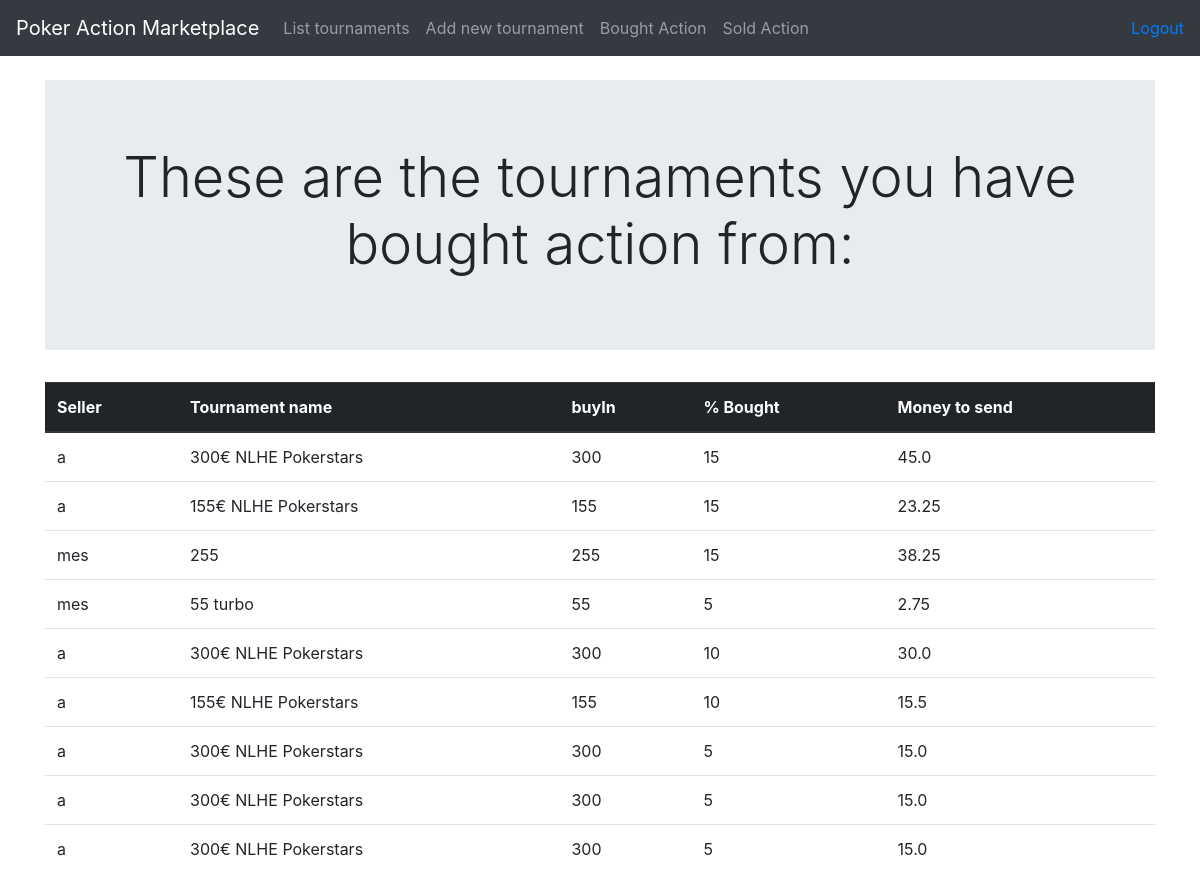
Page /tournaments/bought (signed in) on the earlier database version.
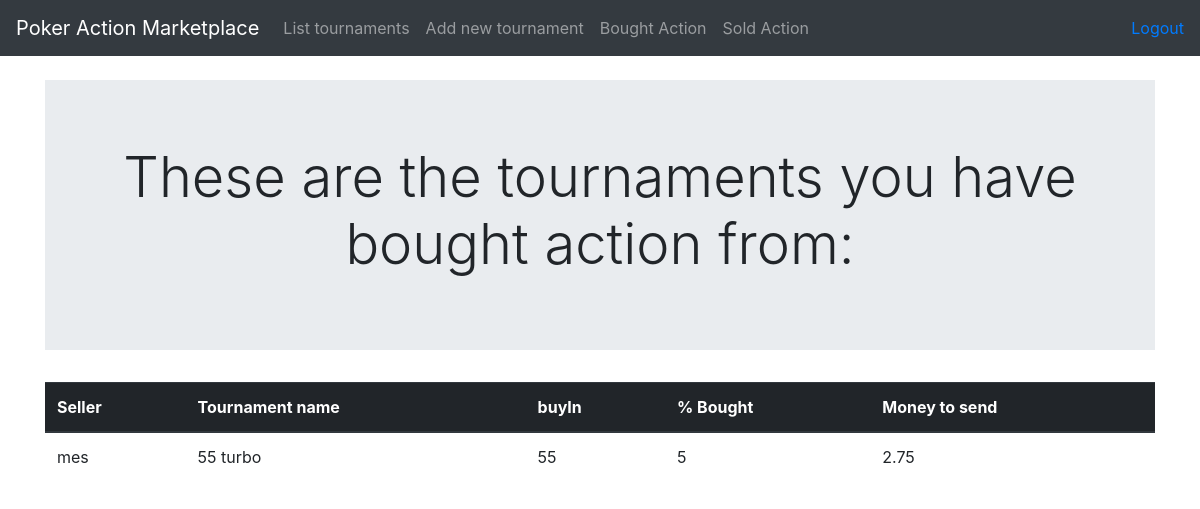
Same page on the later database version.
### application/tournamentPackages/models.py (models this page shows, shortened)
class BoughtActionFromTournament(Base):
    tournament_package_id = db.Column(db.Integer, db.ForeignKey('tournament_package.id'), nullable=False)
    seller_name = db.Column(db.String(144), nullable=False)
    buyer_id = db.Column(db.Integer, db.ForeignKey('account.id'), nullable=False)
    actionboughtpct = db.Column(db.Integer, nullable=False)

class TournamentPackage(Base):
    tournament = db.Column(db.String(144), nullable=False)
    buyin = db.Column(db.Integer, nullable=False)
    pcttobesold = db.Column(db.Integer, nullable=False)
    pctleft = db.Column(db.Integer, nullable=False)
    account_id = db.Column(db.Integer, db.ForeignKey('account.id'), nullable=False)
    @staticmethod
    def tournaments_bought_action_from(id):
        stmt = text("SELECT bought_action_from_tournament.seller_name, tournament_package.tournament, tournament_package.buyIn, bought_action_from_tournament.actionboughtpct FROM account"
                " LEFT JOIN bought_action_from_tournament ON account.id = bought_action_from_tournament.buyer_id"
                " LEFT JOIN tournament_package ON bought_action_from_tournament.tournament_package_id = tournament_package.id"
                " WHERE bought_action_from_tournament.buyer_id = {}".format(id))
        res = db.engine.execute(stmt)
        asAnArray = []
        for row in res:
            temp = list(row)
            asAnArray.append(temp)
        return asAnArray

### application/tournamentPackages/views.py (the view)
@app.route('/tournaments/bought', methods=["GET"])
@login_required
def show_purchased_tournaments():
    boughtTournaments = TournamentPackage.tournaments_bought_action_from(current_user.id)
    print(type(boughtTournaments))
    for row in boughtTournaments:
        print(type(row))
        print(row)
    return render_template('tournaments/bought.html', boughtTournaments = boughtTournaments)
    return True

### application/__init__.py (called while the page is built)
@login_manager.user_loader
def load_user(user_id):
    return User.query.get(user_id)

### application/templates/tournaments/bought.html (shortened to what this page needs)
{% extends "layout.html" %}
{% block body %}
<div class="jumbotron jumbotron-fluid">
  <div class="container">
    <h1 class="display-4" align=center>These are the tournaments you have bought action from:</h1>
  </div>
</div>
<table class="table">
  <thead class="thead-dark">
  <th scope="col">Seller</th>
  <th scope="col">Tournament name</th>
  <th scope="col">buyIn</th>
  <th scope="col">% Bought</th>
  <th scope="col">Money to send</th>
  </thead>
  <tbody>
  {% for tournament in boughtTournaments %}
  <tr>
    <td>{{ tournament[0] }}</td>
    <td>{{ tournament[1] }}</td>
    <td>{{ tournament[2] }}</td>
    <td>{{ tournament[3] }}</td>
    <td>{{ (tournament[2]*(tournament[3]/100)) }}</td>
  </tr>
{% endfor %}
</tbody>
</table>
{% endblock %}

Differences in the rows shown:
removed BoughtActionFromTournament: seller_name "a", tournament "300€ NLHE Pokerstars", buyin "300", actionboughtpct "15"
removed TournamentPackage: (tournament[2]*(tournament[3]/100)) "45.0", (tournament[2]*(tournament[3]/100)) "30.0"
removed BoughtActionFromTournament: seller_name "a", tournament "155€ NLHE Pokerstars", buyin "155", actionboughtpct "15"
removed TournamentPackage: (tournament[2]*(tournament[3]/100)) "23.25", (tournament[2]*(tournament[3]/100)) "15.5"
removed BoughtActionFromTournament: seller_name "mes", tournament "255", buyin "255", actionboughtpct "15"
removed TournamentPackage: (tournament[2]*(tournament[3]/100)) "38.25"
removed BoughtActionFromTournament: seller_name "a", tournament "300€ NLHE Pokerstars", buyin "300", actionboughtpct "10"
removed BoughtActionFromTournament: seller_name "a", tournament "155€ NLHE Pokerstars", buyin "155", actionboughtpct "10"
removed BoughtActionFromTournament: seller_name "a", tournament "300€ NLHE Pokerstars", buyin "300", actionboughtpct "5"
removed TournamentPackage: (tournament[2]*(tournament[3]/100)) "15.0"
removed BoughtActionFromTournament: seller_name "a", tournament "300€ NLHE Pokerstars", buyin "300", actionboughtpct "5"
removed BoughtActionFromTournament: seller_name "a", tournament "300€ NLHE Pokerstars", buyin "300", actionboughtpct "5"
